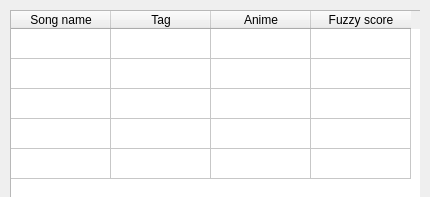
<?xml version="1.0" encoding="UTF-8"?>
<ui version="4.0">
 <class>Form</class>
 <widget class="QWidget" name="Form">
  <property name="geometry">
   <rect>
    <x>0</x>
    <y>0</y>
    <width>430</width>
    <height>197</height>
   </rect>
  </property>
  <property name="windowTitle">
   <string>Form</string>
  </property>
  <widget class="QWidget" name="formLayoutWidget">
   <property name="geometry">
    <rect>
     <x>10</x>
     <y>10</y>
     <width>410</width>
     <height>501</height>
    </rect>
   </property>
   <layout class="QFormLayout" name="formLayout">
    <item row="0" column="0">
     <widget class="QTableWidget" name="tableWidget">
      <property name="sizePolicy">
       <sizepolicy hsizetype="MinimumExpanding" vsizetype="MinimumExpanding">
        <horstretch>0</horstretch>
        <verstretch>0</verstretch>
       </sizepolicy>
      </property>
      <property name="lineWidth">
       <number>1</number>
      </property>
      <property name="sizeAdjustPolicy">
       <enum>QAbstractScrollArea::AdjustToContents</enum>
      </property>
      <property name="showGrid">
       <bool>true</bool>
      </property>
      <property name="gridStyle">
       <enum>Qt::SolidLine</enum>
      </property>
      <property name="rowCount">
       <number>5</number>
      </property>
      <property name="columnCount">
       <number>4</number>
      </property>
      <attribute name="horizontalHeaderVisible">
       <bool>true</bool>
      </attribute>
      <attribute name="verticalHeaderVisible">
       <bool>false</bool>
      </attribute>
      <row/>
      <row/>
      <row/>
      <row/>
      <row/>
      <column>
       <property name="text">
        <string>Song name</string>
       </property>
      </column>
      <column>
       <property name="text">
        <string>Tag</string>
       </property>
      </column>
      <column>
       <property name="text">
        <string>Anime</string>
       </property>
      </column>
      <column>
       <property name="text">
        <string>Fuzzy score</string>
       </property>
      </column>
     </widget>
    </item>
   </layout>
  </widget>
 </widget>
 <resources/>
 <connections/>
</ui>
